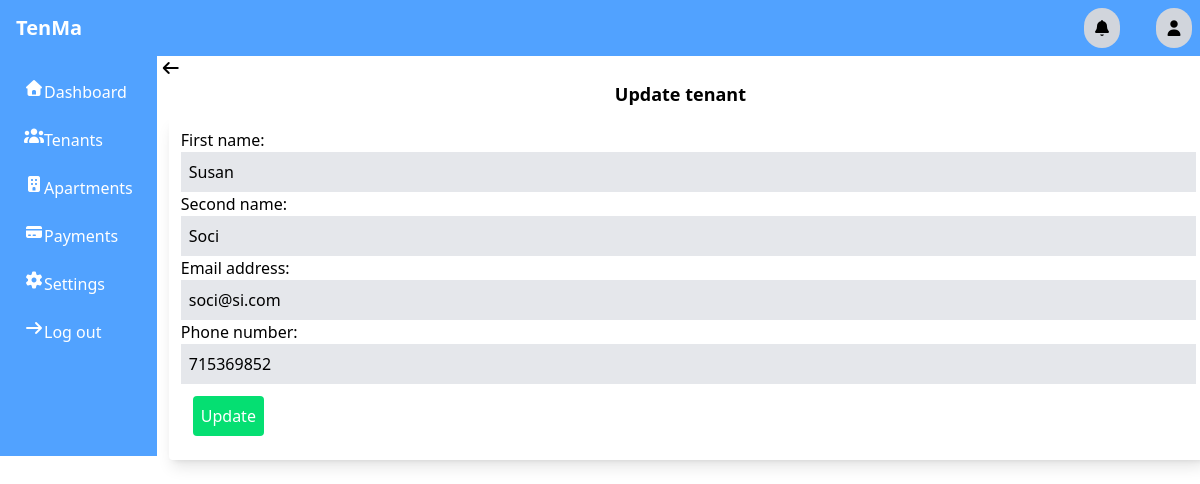
Screenshot of /tenants/update/5 with the database file from the repository.
### tenant_pages/models.py (models this page shows)
class Tenant(models.Model):
  first_name=models.CharField(max_length=100)
  second_name=models.CharField(max_length=100)
  email=models.EmailField()
  phone_number=models.IntegerField()
  created_at=models.DateField(auto_now_add=True)
  updated_at=models.DateField(auto_now=True)
  def __str__(self):
     return f'{{self.first_name}} {{self.second_name}}'

### tenant_pages/views.py (the view)
# urls.py: path("update/<int:tenant_id>",views.update_tenant,name="update_tenant"),
def update_tenant(request,tenant_id):
  tenant=get_object_or_404(Tenant,id=tenant_id)
  print(tenant)
  if request.method=="POST":
    form=TenantForm(request.POST,instance=tenant)
    if form.is_valid():
      form.save()
      messages.success(request,"<p class='bg-green-100 p-2>Tenant updated successfully</p>")
      return redirect("tenants")
    else:
      messages.error(request,"Fail to update tenant")
  else:
    form=TenantForm(instance=tenant)
  return render(request,"update_tenant.html",{"form": form})

### tenant_pages/forms.py
class TenantForm(forms.ModelForm):
  class Meta:
     model=Tenant
     fields=["first_name","second_name","email","phone_number"]
     labels={
       "first_name":"First name",
       "second_name":"Second name",
       "email":"Email address",
       "phone_number":"Phone number"
     }
     widgets={
      "first_name": forms.TextInput(attrs={"class":"outline-gray-400 bg-gray-200 p-2 focus:outline-gray-500 border-1 border-none block w-full"}),
       "second_name": forms.TextInput(attrs={"class":"outline-gray-400 bg-gray-200 p-2 focus:outline-gray-500 border-1 border-none block w-full"}),
       "email": forms.EmailInput(attrs={"class":"outline-gray-400 bg-gray-200 p-2 focus:outline-gray-500 border-1 border-none block w-full"}),
       "phone_number": forms.TelInput(attrs={"class":"outline-gray-400 bg-gray-200 p-2 focus:outline-gray-500 border-1 border-none block w-full","required":True})
    }

### tenant_pages/templates/update_tenant.html (shortened to what this page needs)
{% extends "super/base.html"%}
{% block content%}
 <div class="w-full">
   <button onclick="history.back()"><i class="fa-solid fa-arrow-left"></i></button>
     <h3 class="text-lg font-bold text-center">Update tenant</h3>
      <form method="post" class="shadow-lg rounded m-2 p-3 w-full">
        {{form.as_p}}
        <button type="submit" class="bg-green-400 rounded text-white active:bg-green-600 m-3 p-2 ">Update</button>
      </form>
</div>
{% endblock %}

### rows the page displays
Tenant: first_name "Susan", second_name "Soci", email "soci@si.com", phone_number "715369852"
